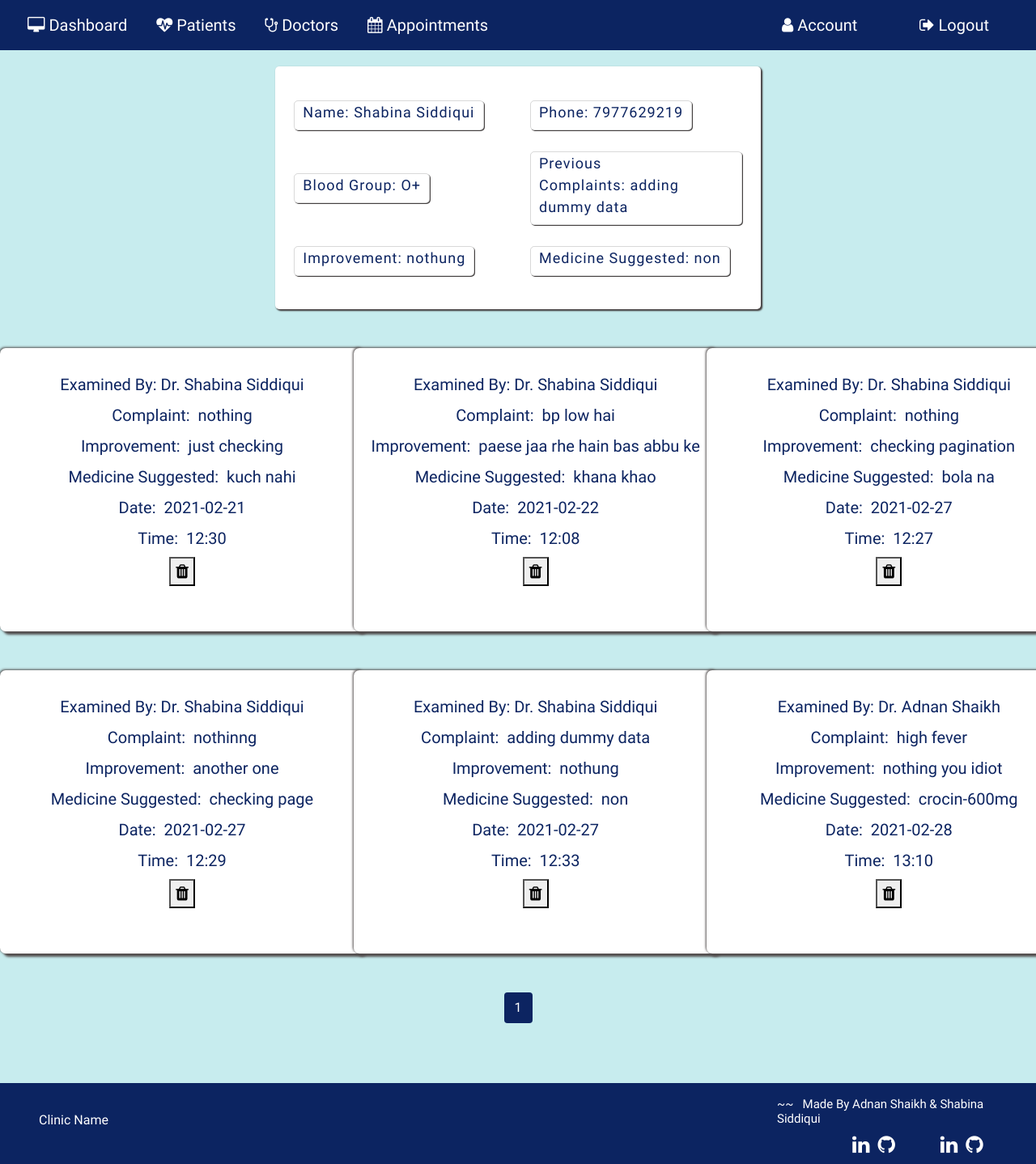
/viewapp/1 (signed in), run on an earlier commit of the app's database.
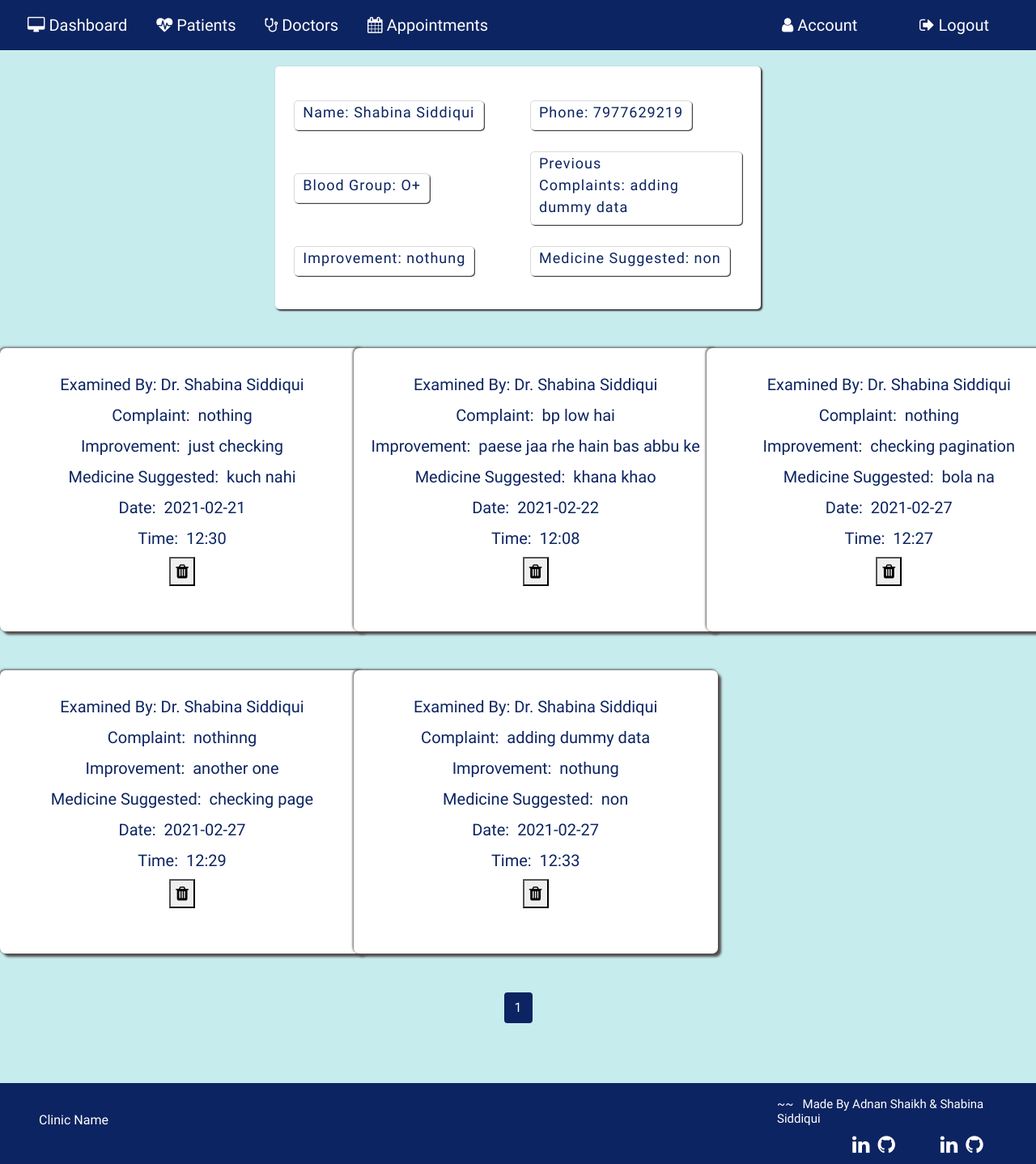
And on a later commit of the database.
### application/routes.py (models this page shows, shortened)
class Patient(db.Model):
  __tablename__ = 'Patient'
  id = db.Column(db.Integer, primary_key=True)
  pname = db.Column(db.String(20))
  age= db.Column(db.String(20))
  phone=db.Column(db.String(20))
  gender=db.Column(db.String(10))
  bgroup=db.Column(db.String(5))
  state=db.Column(db.String(15))
  address=db.Column(db.String(100))
  mstatus=db.Column(db.String(10))
  complaint=db.Column(db.String(5000))
  improvement=db.Column(db.String(5000))
  medicine_suggested=db.Column(db.String(5000))
  pat_image = db.Column(db.String(20), nullable=False, default='default.jpg')

class Appointments(db.Model):
  __tablename__ = 'Appointments'
  id = db.Column(db.Integer, primary_key=True)
  pname=db.Column(db.String(100))
  examinedby = db.Column(db.String(100))
  complaint = db.Column(db.String(5000))
  medicine_suggested = db.Column(db.String(5000))
  improvements = db.Column(db.String(5000))
  date= db.Column(db.String(50))
  time= db.Column(db.String(50))

### application/routes.py (the view)
@app.route('/viewapp/<id>',methods=['POST','GET'])
def viewapp(id):
  if 'username' in session:
    pat=Patient.query.filter_by(id=id).first()
    pname=pat.pname
    page= request.args.get('page', 1, type=int)
    appointment= Appointments.query.filter_by(pname=pname).order_by(Appointments.date).paginate(page=page, per_page=15)
    if request.method=='GET':
      return render_template('viewapp.html',appointment=appointment, pat=pat)
    return render_template('viewapp.html',appointment=appointment, pat=pat, app=app)

### application/templates/viewapp.html (shortened to what this page needs)
{% extends 'layout.html' %}{% include 'includes/nav.html' %} {% block content%}
<section id="viewapp">
    <div class="outer-container">
        <div class="container-view">
            <form action="" method="GET">
                <div class="row row-view">
                    <div class="col-5 col-view">
                        <div class="inner-col">
                            <label for="">Name:&nbsp;{{ pat.pname }}</label>
                        </div>
                    </div>
                    <div class="col-5 col-view">
                        <div class="inner-col">
                            <label for="">Phone:&nbsp;{{pat.phone}}</label>
                        </div>
                    </div>
                </div>
                <div class="row row-view">
                    <div class="col-5 col-view">
                        <div class="inner-col">
                            <label for="">Blood Group:&nbsp;{{ pat.bgroup }}</label>
                        </div>
                    </div>
                    <div class="col-5 col-view">
                        <div class="inner-col">
                            <label for="">Previous Complaints:&nbsp;{{pat.complaint}}</label>
                        </div>
                    </div>
                </div>
                <div class="row row-view">
                    <div class="col-5 col-view">
                        <div class="inner-col">
                            <label for="">Improvement:&nbsp;{{ pat.improvement }}</label>
                        </div>
                    </div>
                    <div class="col-5 col-view">
                        <div class="inner-col">
                            <label for="">Medicine Suggested:&nbsp;{{pat.medicine_suggested}}</label
              >
            </div>
          </div>
        </div>
      </form>
    </div>
    <div class="app-view">
      <div class="row">
        {% for i in appointment.items %}
        <div class="mt-5 col-4">
          <div class="form-style app-card">
                        <div>
                            <label for="">Examined By:&nbsp;{{ i.examinedby }}</label>
                        </div>
                        <div>
                            <label for="">Complaint: &nbsp;{{ i.complaint }}</label>
                        </div>
                        <div>
                            <label for="">Improvement: &nbsp;{{ i.improvements }}</label>
                        </div>
                        <div>
                            <label for="">Medicine Suggested: &nbsp;{{ i.medicine_suggested }}</label
              >
            </div>
            <div>
              <label for="">Date: &nbsp;{{ i.date }}</label>
                        </div>
                        <div>
                            <label for="">Time: &nbsp;{{ i.time }}</label>
                        </div>
                        <div>
                            <button type="button" class="dbutton" onclick="window.location='/deleteapp/{{ i.id }}'">
                <i class="fa fa-trash" aria-hidden="true"></i>
              </button>
                        </div>
                    </div>
                </div>
                {% endfor %}
        </div>
    </div>
    <div>
        {% for page_num in appointment.iter_pages(left_edge=1, right_edge=1, left_current=1, right_current=2) %} {% if page_num %} {% if appointment.page == page_num %}
        <a class="btn pagenum_current mb-4 mt-5" href="{{ url_for('viewapp',id=pat.id, page=page_num) }}">{{ page_num }}</a
      >
      {% else %}
      <a
        class="btn pagenum mb-4 mt-5"
        href="{{ url_for('viewapp',id=pat.id, page=page_num) }}"
        >{{ page_num }}</a
      >
      {% endif %} {% else %} ... {% endif %} {% endfor %}
    </div>
  </div>
</section>
{% include "includes/footer.html" %} {% endblock content%}

### application/templates/layout.html (shortened to what this page needs)
<!DOCTYPE html>
<html lang="en">
  <head>
    <link
      rel="stylesheet"
      href="https://maxcdn.bootstrapcdn.com/bootstrap/4.0.0/css/bootstrap.min.css"
    />
    <link
      rel="stylesheet"
      href="https://cdnjs.cloudflare.com/ajax/libs/font-awesome/4.7.0/css/font-awesome.min.css"
    />
    <link
      rel="stylesheet"
      href="//code.jquery.com/ui/1.12.1/themes/base/jquery-ui.css"
    />
    <link
      rel="stylesheet"
      type="text/css"
      href="{{ url_for('static', filename = 'main.css') }}"
    />
    <link
      rel="stylesheet"
      type="text/css"
      href="{{ url_for('static', filename = 'nav.css') }}"
    />
    <link
      rel="stylesheet"
      type="text/css"
      href="{{ url_for('static', filename = 'newpatient.css') }}"
    />
    <link
      rel="stylesheet"
      type="text/css"
      href="{{ url_for('static', filename = 'patrcd.css') }}"
    />
    <link
      rel="stylesheet"
      type="text/css"
      href="{{ url_for('static', filename = 'account.css')}}"
    />
    <link
      rel="stylesheet"
      href="{{ url_for('static', filename = 'viewapp.css')}}"
    />
    <link
      rel="stylesheet"
      href="{{ url_for('static', filename = 'appointment.css')}}"
    />
    <link
      rel="stylesheet"
      href="{{ url_for('static', filename = 'adddoctor.css')}}"
    />
    <link
      rel="stylesheet"
      href="{{ url_for('static', filename = 'commonstyle.css')}}"
    />
    <link
      rel="stylesheet"
      href="{{ url_for('static', filename = 'alldoc.css')}}"
    />
    <link
      rel="stylesheet"
      href="{{ url_for('static', filename = 'allapp.css')}}"
    />
    <link
      rel="stylesheet"
      href="{{ url_for('static', filename = 'popup.css')}}"
    />
    <link
      rel="stylesheet"
      href="{{ url_for('static', filename = 'footer.css')}}"
    />
    <link
      rel="stylesheet"
      href="{{ url_for('static', filename = 'home.css')}}"
    />
  </head>
  <body>
    {% block nav %} {% endblock nav %}  {% block content %} {% endblock content %} {% block
    footer %} {% endblock footer %}
  </body>
</html>

### application/templates/includes/nav.html (shortened to what this page needs)
{% extends 'layout.html' %} {% block nav %}
<div class="row-nav">
  <div class="nav-left">
    <nav class="navbar navbar-expand">
      <ul class="navbar-nav" navbar>
        <li class="nav-item">
          <a href="{{ url_for('home') }}" class="nav-link"
            ><i class="fa fa-desktop" aria-hidden="true">&nbsp;</i>Dashboard</a
          >
        </li>
        <li class="nav-item dropdown">
          <a href="" class="nav-link dropbtn"
            ><i class="fa fa-heartbeat" aria-hidden="true">&nbsp;</i>Patients</a
          >
        </li>
        <li class="nav-item dropdown">
          <a href="" class="nav-link dropbtn"
            ><i class="fa fa-stethoscope" aria-hidden="true">&nbsp;</i
            >Doctors</a
          >
        </li>
        <li class="nav-item dropdown">
          <a href="" class="nav-link dropbtn"
            ><i class="fa fa-calendar" aria-hidden="true">&nbsp;</i
            >Appointments</a
          >
        </li>
      </ul>
    </nav>
  </div>
  <div class="nav-right">
    <div class="acc acc-account">
      <a href="{{ url_for('editaccount', id=1) }}" class="nav-link"
        ><i class="fa fa-user" aria-hidden="true">&nbsp;</i>Account</a
      >
    </div>
    <div class="acc acc-logout" id="logout-btn">
      <a href="#" class="nav-link openModal"
        ><i class="fa fa-sign-out" aria-hidden="true">&nbsp;</i>Logout</a
      >
    </div>
  </div>
</div>
{% endblock nav %}

### application/templates/includes/footer.html
{% extends 'layout.html' %}{% block footer %}
<section id="footer">
  <div class="inner-footer">
    <div class="ml-5 mt-2 clinic-name">
      <p>Clinic Name</p>
    </div>
    <div class="madeby">
      <h5 class="mr-5 mt-2">
        ~~ &nbsp; Made By Adnan Shaikh & Shabina Siddiqui
      </h5>
      <div class="social">
        <div class="adnan">
          <a
            href="https://www.linkedin.com/in/adnan-shaikh-0909/"
            target="”_blank”"
          >
            <i class="fa fa-linkedin linkedin" aria-hidden="true"></i>
          </a>
          <a href="https://github.com/adnanshaikh2000" target="”_blank”">
            <i class="fa fa-github github" aria-hidden="true"></i>
          </a>
        </div>
        <div class="shabina">
          <a
            href="https://www.linkedin.com/in/shabina-siddiqui/"
            target="”_blank”"
          >
            <i class="fa fa-linkedin linkedin" aria-hidden="true"></i>
          </a>
          <a href="https://github.com/shabinasiddiqui" target="”_blank”">
            <i class="fa fa-github github" aria-hidden="true"></i>
          </a>
        </div>
      </div>
    </div>
  </div>
</section>
{% endblock footer %}

### application/static/nav.css (style rules this page uses)
.nav-link { color: white; margin: 0 10px; font-size: 20px; border-radius: 7px; font-family: "Audiowide", cursive; }
.row-nav { display: flex; flex-direction: row; justify-content: space-between; background: #0c2461; width: 100%; height: 9%; position: static; }
.dropdown { position: relative; display: inline-block; font-family: "Audiowide", cursive; }
.nav-right { display: flex; align-items: center; }
.acc { width: 170px; align-items: flex-end; }

### application/static/patrcd.css (style rules this page uses)
body { counter-reset: Serial; }

### application/static/viewapp.css (style rules this page uses)
#viewapp { display: flex; flex-direction: row; justify-content: center; }
.outer-container { height: 100vh; }
.container-view { margin-top: 20px; height: 300px; width: 600px; display: flex; flex-direction: column; align-items: center; justify-content: center; background: white; border-radius: 5px; box-shadow: 2px 2px 2px rgb(68, 64, 64), 1px 1px 2px rgb(68, 64, 64); }
.row-view { height: 90px; width: 700px; display: flex; flex-direction: row; justify-content: center; }
.col-5 { display: flex; align-items: center; font-size: 18px; letter-spacing: 1px; color: #0c2461; }
.inner-col { padding: 0 10px; box-shadow: 1px 1px rgb(68, 64, 64); border-radius: 5px; border: 1px solid rgba(68, 64, 64, 0.2); }
.app-card { height: 1000px; width: 500px; }

### application/static/appointment.css (style rules this page uses)
.outer-container { height: 100%; display: flex; flex-direction: column; justify-content: space-around; align-items: center; }
.app-view { display: flex; flex-direction: row; }
.app-card { height: 350px; width: 450px; }

### application/static/commonstyle.css (style rules this page uses)
a { text-decoration: none; }
ul { list-style: none; }
label { color: #0c2461; }
body { background: #c7ecee; width: 100vw; background-size: cover; background-position: center; font-family: "Dosis", sans-serif; }
.form-style { font-size: 20px; color: #0c2461; display: flex; flex-direction: column; align-items: center; background: white; border-radius: 7px; box-shadow: 4px 4px 3px rgb(83, 78, 78), -1px -1px 3px rgb(83, 78, 78); }
.pagenum_current { background: #0c2461; color: white; }

### application/static/footer.css (style rules this page uses)
#footer { z-index: -1; position: relative; bottom: 0px; height: 150px; display: flex; align-items: flex-end; color: white; }
.inner-footer { background: #0c2461; height: 100px; width: 100vw; display: flex; flex-direction: row; align-items: center; justify-content: space-between; }
.madeby { width: 320px; display: flex; flex-direction: column; }
.madeby h5 { font-size: 15px; }
.social { display: flex; flex-direction: row; }
.social div i { font-size: 25px; }
.adnan { position: relative; left: 90px; }
.shabina { position: relative; left: 140px; }
.linkedin { margin: 3px; border-radius: 5px; color: white; }
.github { margin: 3px; border-radius: 5px; color: white; }

What changed in the data, as far as the page shows it:
removed Appointments: examinedby "Dr. Adnan Shaikh", complaint "high fever", improvements "nothing you idiot", medicine_suggested "crocin-600mg", date "2021-02-28", time "13:10"
